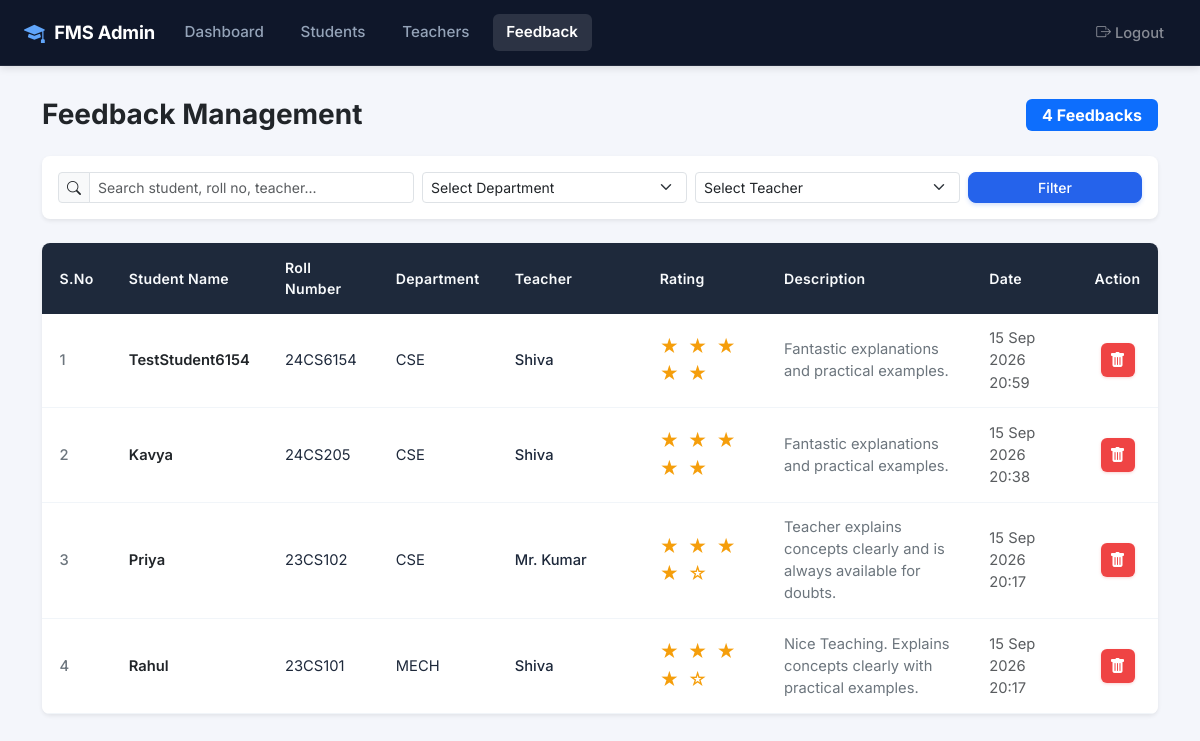
Screenshot of /feedback/ (signed in) with the database file from the repository.
### fms_app/models.py (models this page shows, shortened)
class Feedback(models.Model):
    student = models.ForeignKey(Student, on_delete=models.CASCADE, related_name='feedbacks')
    teacher = models.ForeignKey(Teacher, on_delete=models.CASCADE, related_name='feedbacks')
    rating = models.IntegerField()
    description = models.TextField()
    created_at = models.DateTimeField(auto_now_add=True)
    class Meta:
        ordering = ['-created_at']

class Student(models.Model):
    user = models.OneToOneField(User, on_delete=models.CASCADE, related_name='student_profile')
    name = models.CharField(max_length=150)
    roll_number = models.CharField(max_length=50, unique=True)
    department = models.CharField(max_length=100)
    email = models.EmailField()
    phone = models.CharField(max_length=20)
    address = models.TextField(blank=True)
    created_at = models.DateTimeField(auto_now_add=True)
    class Meta:
        ordering = ['id']

class Teacher(models.Model):
    name = models.CharField(max_length=150)
    department = models.CharField(max_length=100)
    email = models.EmailField()
    phone = models.CharField(max_length=20, blank=True, null=True)
    created_at = models.DateTimeField(auto_now_add=True)
    class Meta:
        ordering = ['name']

### fms_app/views.py (the view)
# urls.py: path('feedback/', views.feedback_list_view, name='admin_feedback'),
@admin_required
def feedback_list_view(request):
    search_query = request.GET.get('search', '').strip()
    selected_department = request.GET.get('department', '').strip()
    selected_teacher = request.GET.get('teacher', '').strip()
    feedback_qs = Feedback.objects.select_related('student', 'teacher').all()
    if search_query:
        feedback_qs = feedback_qs.filter(
            Q(student__name__icontains=search_query) |
            Q(student__roll_number__icontains=search_query) |
            Q(teacher__name__icontains=search_query)
        )
    if selected_department:
        feedback_qs = feedback_qs.filter(student__department__iexact=selected_department)
    if selected_teacher:
        feedback_qs = feedback_qs.filter(teacher__id=selected_teacher)
    feedbacks = feedback_qs.order_by('-created_at')
    departments = Student.objects.values_list('department', flat=True).distinct().order_by('department')
    teachers = Teacher.objects.all().order_by('name')
    context = {
        'feedbacks': feedbacks,
        'departments': departments,
        'teachers': teachers,
        'search_query': search_query,
        'selected_department': selected_department,
        'selected_teacher': selected_teacher,
    }
    return render(request, 'admin/feedback.html', context)

### templates/admin/feedback.html (shortened to what this page needs)
{% extends 'base.html' %}
{% block navbar %}
    {% include 'navbar_admin.html' %}
{% endblock %}
{% block content %}
<div class="py-2">
    <div class="d-flex justify-content-between align-items-center mb-4">
        <h3 class="fw-bold text-dark mb-0">Feedback Management</h3>
        <span class="badge bg-primary fs-6 px-3 py-2">{{ feedbacks|length }} Feedbacks</span>
    </div>
    <div class="card border-0 shadow-sm rounded-3 mb-4">
        <div class="card-body p-3">
            <form method="GET" action="{% url 'admin_feedback' %}" class="row g-2 align-items-center">
                <div class="col-md-4">
                    <div class="input-group input-group-sm">
                        <span class="input-group-text bg-light"><i class="bi bi-search"></i></span>
                        <input type="text" name="search" class="form-control" placeholder="Search student, roll no, teacher..." value="{{ search_query }}">
                    </div>
                </div>
                <div class="col-md-3">
                    <select name="department" class="form-select form-select-sm">
                        <option value="">Select Department</option>
                    </select>
                </div>
                <div class="col-md-3">
                    <select name="teacher" class="form-select form-select-sm">
                        <option value="">Select Teacher</option>
                    </select>
                </div>
                <div class="col-md-2 d-flex gap-2">
                    <button type="submit" class="btn btn-primary btn-sm flex-grow-1">Filter</button>
                </div>
            </form>
        </div>
    </div>
    <div class="card border-0 shadow-sm rounded-3 overflow-hidden">
        <div class="table-responsive">
            <table class="table table-hover fms-table fms-table-dark-header mb-0">
                <thead>
                    <tr>
                        <th style="width: 5%;">S.No</th>
                        <th style="width: 14%;">Student Name</th>
                        <th style="width: 10%;">Roll Number</th>
                        <th style="width: 10%;">Department</th>
                        <th style="width: 14%;">Teacher</th>
                        <th style="width: 12%;">Rating</th>
                        <th style="width: 20%;">Description</th>
                        <th style="width: 10%;">Date</th>
                        <th class="text-center" style="width: 5%;">Action</th>
                    </tr>
                </thead>
                <tbody>
                    {% for fb in feedbacks %}
                        <tr>
                            <td class="fw-medium text-secondary">{{ forloop.counter }}</td>
                            <td class="fw-semibold text-dark">{{ fb.student.name }}</td>
                            <td>{{ fb.student.roll_number }}</td>
                            <td>{{ fb.student.department }}</td>
                            <td class="fw-medium">{{ fb.teacher.name }}</td>
                            <td>
                                <span class="rating-stars-display" title="{{ fb.rating }} of 5 stars">
                                    {% for i in "12345" %}
                                        {% if forloop.counter <= fb.rating %}
                                            ★
                                        {% else %}
                                            ☆
                                        {% endif %}
                                    {% endfor %}
                                </span>
                            </td>
                            <td>
                                <span class="text-secondary" title="{{ fb.description }}">
                                    {{ fb.description|truncatewords:15 }}
                                </span>
                            </td>
                            <td class="text-muted small">{{ fb.created_at|date:"d M Y H:i" }}</td>
                            <td class="text-center">
                                <button type="button" class="btn fms-btn-icon fms-btn-delete" data-bs-toggle="modal" data-bs-target="#deleteFbModal{{ fb.id }}" title="Delete Feedback">
                                    <i class="bi bi-trash-fill text-white"></i>
                                </button>
                            </td>
                        </tr>
                    {% endfor %}
                </tbody>
            </table>
        </div>
    </div>
</div>
{% endblock %}

### static/css/custom.css (style rules this page uses)
:root { --fms-bg: #f4f6fb; --fms-card-bg: #ffffff; --fms-text-main: #1e293b; --fms-text-muted: #64748b; --fms-border: #e2e8f0; --fms-border-light: #f1f5f9; --fms-nav-bg: #0f172a; --fms-table-head: #1e293b; --fms-blue-grad: linear-gradient(135deg, #1e40af 0%, #3b82f6 100%); --fms-green-grad: linear-gradient(135deg, #065f46 0%, #10b981 100%); --fms-yellow-grad: linear-gradient(135deg, #d97706 0%, #f59e0b 100%); --fms-primary: #2563eb; --fms-primary-hover: #1d4ed8; --fms-shadow-sm: 0 1px 3px rgba(0, 0, 0, 0.05), 0 1px 2px rgba(0, 0, 0, 0.03); --fms-shadow-md: 0 4px 6px -1px rgba(0, 0, 0, 0.05), 0 2px 4px -2px rgba(0, 0, 0, 0.03); --fms-shadow-lg: 0 10px 15px -3px rgba(0, 0, 0, 0.06), 0 4px 6px -4px rgba(0, 0, 0, 0.04); }
body { background-color: var(--fms-bg); font-family: 'Inter', -apple-system, BlinkMacSystemFont, "Segoe UI", Roboto, sans-serif; color: var(--fms-text-main); min-height: 100vh; -webkit-font-smoothing: antialiased; }
.card { border-radius: 12px; border: 1px solid var(--fms-border); box-shadow: var(--fms-shadow-sm); background-color: var(--fms-card-bg); }
.fms-table-dark-header thead th { background-color: var(--fms-table-head) !important; color: #f8fafc !important; font-weight: 600; font-size: 0.88rem; letter-spacing: 0.02em; border: none; padding: 0.9rem 1.1rem; vertical-align: middle; }
.fms-table tbody td { padding: 0.85rem 1.1rem; vertical-align: middle; border-bottom: 1px solid var(--fms-border-light); color: var(--fms-text-main); font-size: 0.92rem; }
.fms-btn-icon { width: 34px; height: 34px; padding: 0; display: inline-flex; align-items: center; justify-content: center; border-radius: 6px; transition: all 0.15s ease-in-out; }
.fms-btn-delete { background-color: #ef4444; color: #ffffff; border: none; box-shadow: 0 1px 3px rgba(239, 68, 68, 0.25); }
.rating-stars-display { color: #f59e0b; font-size: 1.15rem; letter-spacing: 2px; }
.btn-primary { background-color: var(--fms-primary); border-color: var(--fms-primary); box-shadow: 0 2px 4px rgba(37, 99, 235, 0.2); font-weight: 500; border-radius: 8px; transition: all 0.15s ease-in-out; }

### rows the page displays
Feedback: student.name "TestStudent6154", student.roll_number "24CS6154", student.department "CSE", teacher.name "Shiva", rating 5 (drawn), description "Fantastic explanations and practical examples.", created_at "15 Sep 2026 20:59"
Feedback: student.name "Kavya", student.roll_number "24CS205", student.department "CSE", teacher.name "Shiva", rating 5 (drawn), description "Fantastic explanations and practical examples.", created_at "15 Sep 2026 20:38"
Feedback: student.name "Priya", student.roll_number "23CS102", student.department "CSE", teacher.name "Mr. Kumar", rating 4 (drawn), description "Teacher explains concepts clearly and is always available for doubts.", created_at "15 Sep 2026 20:17"
Feedback: student.name "Rahul", student.roll_number "23CS101", student.department "MECH", teacher.name "Shiva", rating 4 (drawn), description "Nice Teaching. Explains concepts clearly with practical examples.", created_at "15 Sep 2026 20:17"

### other values shown
{{ feedbacks|length }} "4"
